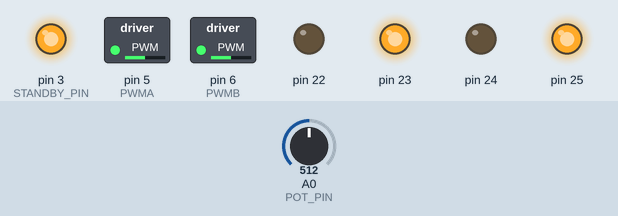
Bench run of a sketch on a simulated Arduino Mega 2560, built with avr-gcc and run on an emulated ATmega2560. Shown: switched loads named in the sketch (green lamp = pin HIGH), output pins drawn as LEDs (lit = HIGH). The test bench sets the inputs (shaded band); at power-on: A0 (POT_PIN) = 512. What the sketch prints to the serial monitor is not drawn.

Above: at 1.2 s.
1.3 s: A0 (POT_PIN) set to 716
At 2.3 s:
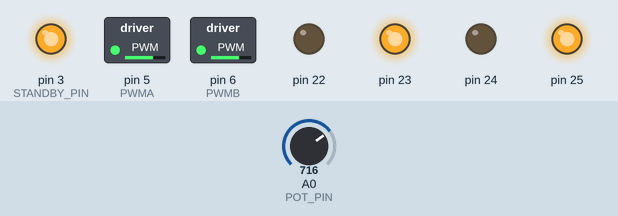
2.8 s: A0 (POT_PIN) set to 900
At 3.4 s:
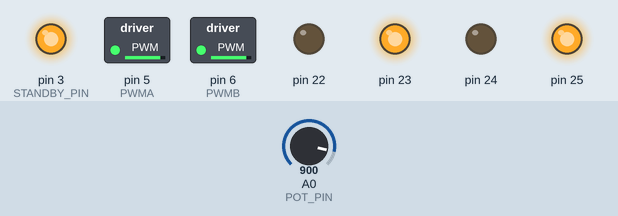
4.3 s: A0 (POT_PIN) set to 122
At 5.5 s:
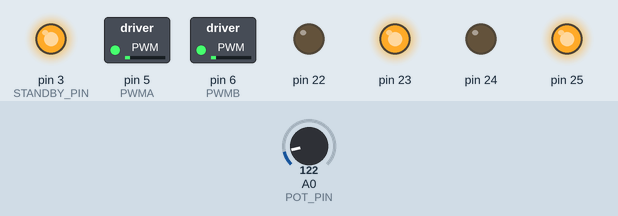
5.8 s: A0 (POT_PIN) set to 0
At 6.9 s:
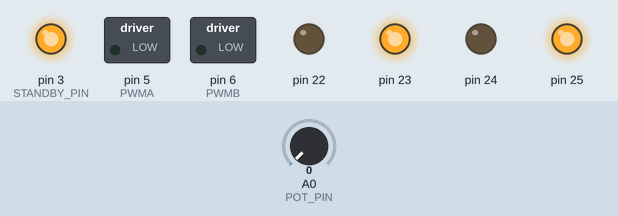
7.3 s: A0 (POT_PIN) set to 511
At 8.0 s:
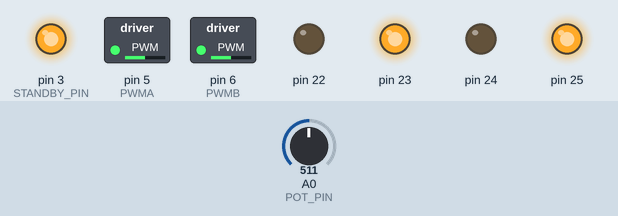
Timing chart, 0 to 9.8 s (numbered marks = the images above; inputs shaded):
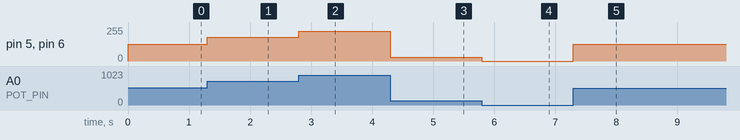

Measured:
- after the input at 1.3 s, pin 5 (PWMA), pin 6 (PWMB): 127/255 → 178/255 at once
- after the input at 2.8 s, pin 5 (PWMA), pin 6 (PWMB): 178/255 → 224/255 at once
- after the input at 4.3 s, pin 5 (PWMA), pin 6 (PWMB): 224/255 → 30/255 at once
- after the input at 5.8 s, pin 5 (PWMA), pin 6 (PWMB): 30/255 → 0/255 at once
- after the input at 7.3 s, pin 5 (PWMA), pin 6 (PWMB): 0/255 → 127/255 at once

The sketch:

02_DC_Motor_Pot.ino
```cpp
#define PWMA 5
#define PWMB 6
#define STANDBY_PIN 3
#define POT_PIN A0

void setup()
{
  // put your setup code here, to run once:
  Serial.begin(9600);
  pinMode(STANDBY_PIN, OUTPUT);
  pinMode(PWMA, OUTPUT);
  pinMode(PWMB, OUTPUT);

  // Pins 22, 23 - Motor A Conrtols
  // Pins 24, 25 - Motor B Controls
  DDRA = DDRA | 0b00001111; //set PORT A 0-3 to output
  PORTA = 0b00000000;       //set PORT A to LOW

  digitalWrite(STANDBY_PIN, HIGH);
  rotate_CW();
  Serial.println("Done Initializing!");
}

void loop()
{
  // put your main code here, to run repeatedly:
  int potValue = analogRead(POT_PIN);

  int pwmValue = map(potValue, 0, 1023, 0, 255);

  analogWrite(PWMA, pwmValue);
  analogWrite(PWMB, pwmValue);
}

void rotate_CW()
{
  //rotate clockwise
  PORTA = 0b00001010;
}

void rotate_CCW()
{
  //rotate counterclockwise
  PORTA = 0b00000101;
}

void break_motor()
{
  //break
  PORTA = 0b00000000;
}

void stop_motor()
{
  //stop
  PORTA = 0b00001111;
}
```
